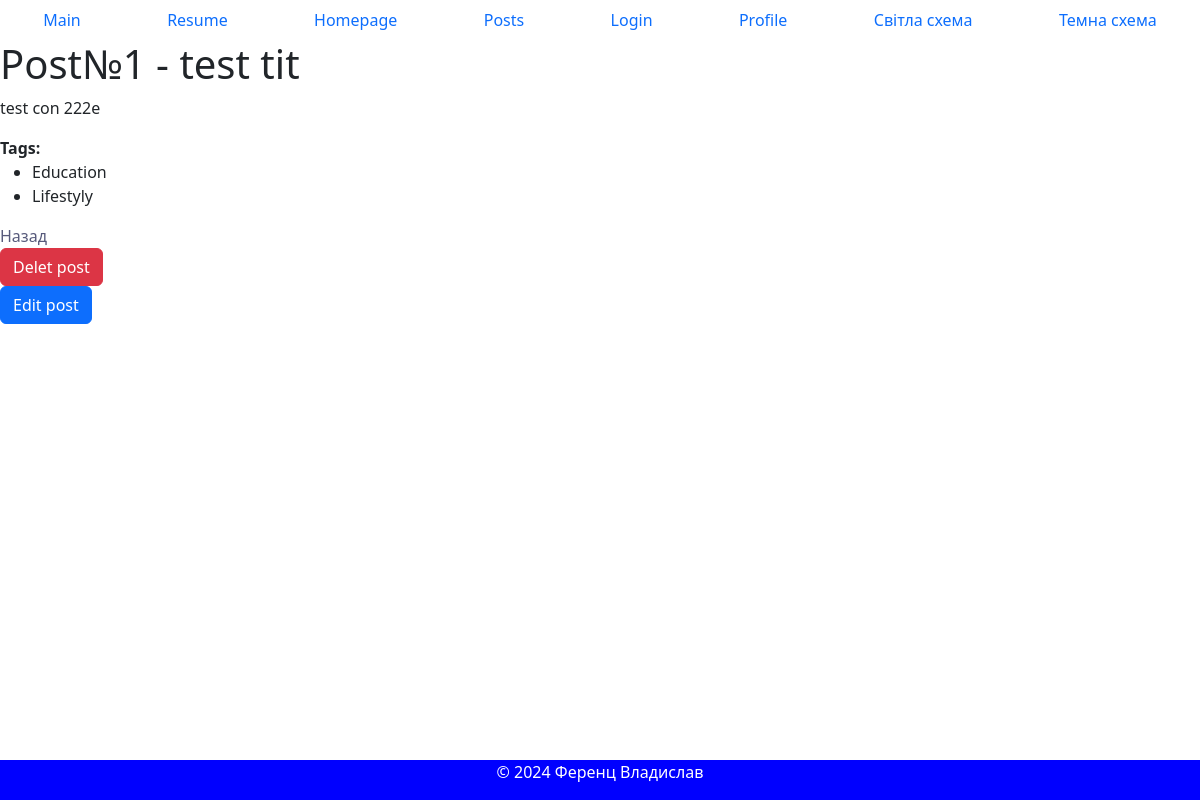
/post/1, run on the app's committed database.
### app/posts/models.py (models this page shows, shortened)
class Post(db.Model):
    __tablename__='posts'
    id = db.Column(db.Integer, primary_key=True)
    title=db.Column(db.String(100), nullable=False)
    content=db.Column(db.Text, nullable=False)
    category=db.Column(db.String(100), nullable=False)
    user_id = db.Column(db.Integer, db.ForeignKey('user.id'), nullable=True)
    author=db.relationship('User',backref=backref("posts",lazy="dynamic"),lazy="joined")
    is_active = db.Column(db.Boolean, default=True)
    date=db.Column(db.DateTime, default=dt.now())
    tags = db.relationship('Tag', secondary=post_tags, back_populates='posts')

class Tag(db.Model):
    __tablename__='tags'
    id = db.Column(db.Integer, primary_key=True)
    name = db.Column(db.String(30), unique=True, nullable=False)
    posts = db.relationship('Post', secondary=post_tags, back_populates='tags')

### app/posts/views.py (the view)
@post_bp.route('/<int:id>')
def get_detail_posts(id):
    stmt = db.select(Post).where(Post.id == id)
    post = db.session.scalar(stmt)
    if post is None:
        abort(404)
    return render_template("detail_post.html", post=post)

### app/posts/templates/detail_post.html (shortened to what this page needs)
{%extends 'base.html'%}
{% block content%}
    <h1>Post№{{ post.id}} - {{post.title }}</h1>
    <p>{{ post.content }}</p>
    <div class="tags">
        <strong>Tags:</strong>
        {% if post.tags %}
            <ul>
                {% for tag in post.tags %}
                    <li class="tag-item">{{ tag.name }}</li>
                {% endfor %}
            </ul>
        {% else %}
            <p>No tags available for this post.</p>
        {% endif %}
    </div>
    <a href="{{ url_for("posts.get_posts") }}">Назад</a>
    <form action="{{ url_for('posts.deletPost', id=post.id) }}" method="POST">
        <button class="btn btn-danger">Delet post</button>
    </form>
    <form action="{{url_for('posts.edit_post', id=post.id)}}" method="GET">
        <button class="btn btn-primary">Edit post</button>
    </form>
{% endblock %}

### app/static/css/style.css (style rules this page uses)
body { display: flex; flex-direction: column; padding-bottom: 50px; word-break: break-all; }
a, a:active, a:focus { color: #575a7b; text-decoration: none; transition-timing-function: ease-in-out; -ms-transition-timing-function: ease-in-out; -moz-transition-timing-function: ease-in-out; -webkit-transition-timing-function: ease-in-out; -o-transition-timing-function: ease-in-out; transition-duration: .2s; -ms-transition-duration: .2s; -moz-transition-duration: .2s; -webkit-transition-duration: .2s; -o-transition-duration: .2s; }

### data on the page
Post: id "1", title "test tit", content "test con 222e"
Tag: name "Education"
Tag: name "Lifestyly"
